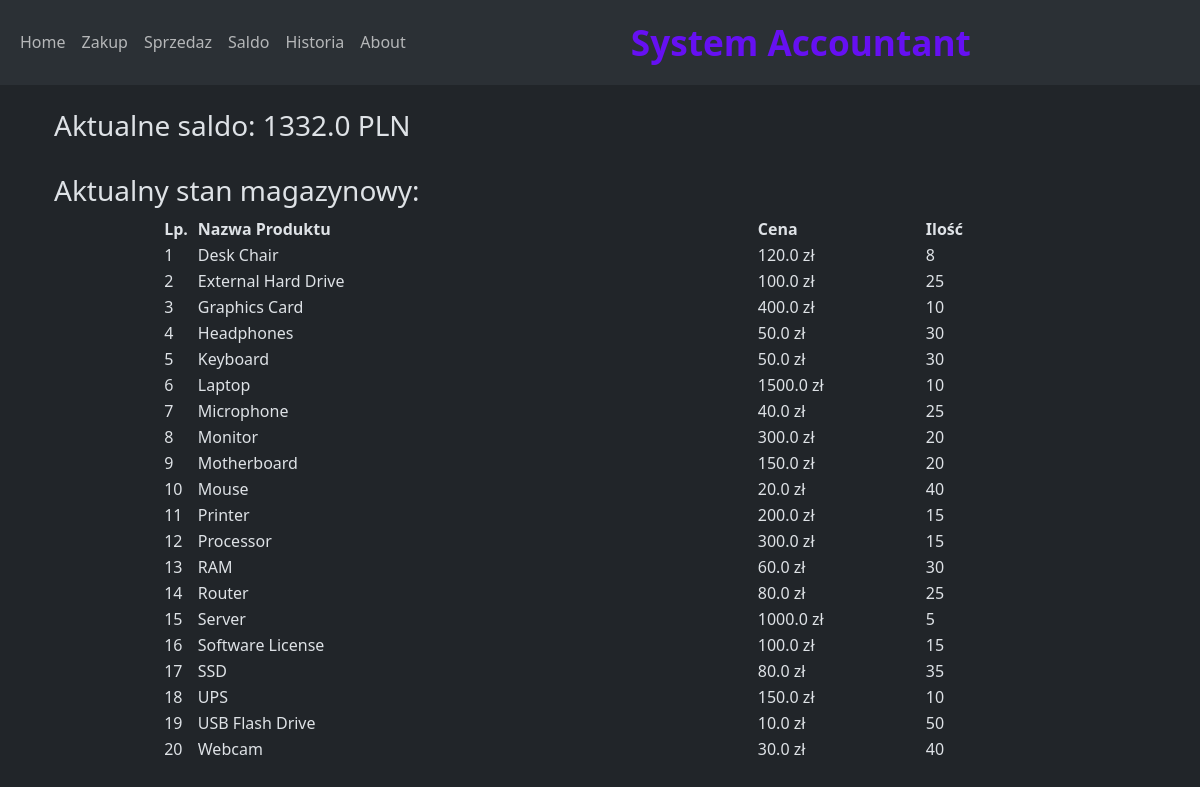
Before: / with the older database file.
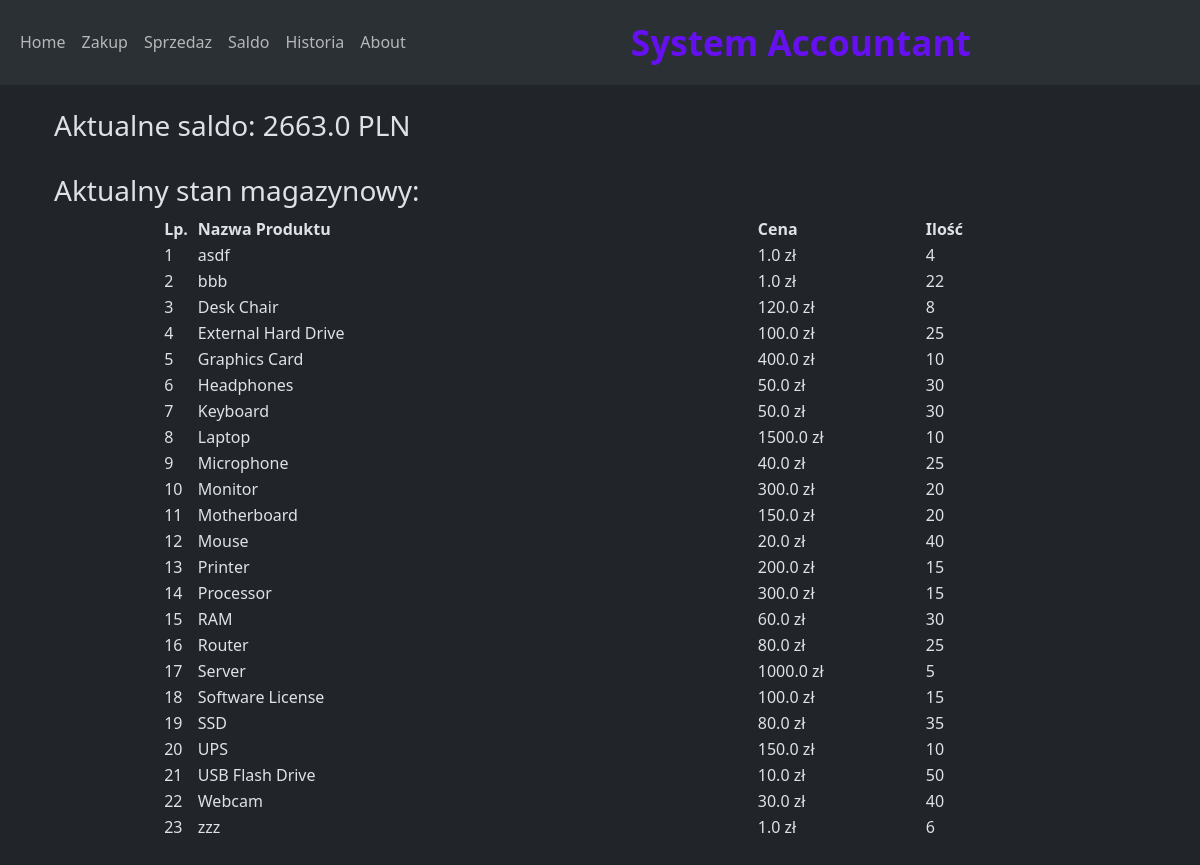
After: the same page with the newer database file.
### app.py (models this page shows)
class Saldo(db.Model):
    id = db.Column(db.Integer, primary_key=True)
    saldo = db.Column(db.Float)
    when = db.Column(db.DateTime, server_default=func.now())

class Inventory(db.Model):
    id = db.Column(db.Integer, primary_key=True)
    product = db.Column(db.String)
    price = db.Column(db.Float)
    quantity = db. Column(db.Integer)
    historia = relationship('History' , back_populates = 'inventory')

### app.py (the view)
@app.route('/')
def index():
    magazyn_stan = Inventory.query.all()
    magazyn_stan = sorted(Inventory.query.all() , key = lambda x: x.product.lower())
    konto = Saldo.query.order_by(Saldo.id.desc()).first()
    if konto is None:
        konto = 0
    else:
        konto = konto.saldo
    return render_template('index.html', konto=konto, magazyn=magazyn_stan)

### templates/index.html (shortened to what this page needs)
{% extends "base.html" %}
{% block content %}
<div class="container">
<h3>Aktualne saldo:  {{ konto }} PLN</h3>
<br>
        <h3>Aktualny stan magazynowy: </h3>
    <table  style="width:80%" align="center">
        <tr>
            <th style="width:3%">Lp.</th>
            <th style="width:50%">Nazwa Produktu</th>
            <th style="width:15%">Cena</th>
            <th style="width:10%">Ilość</th>
        </tr>
        {% for produkt in magazyn %}
        <tr>
            <td>{{ loop.index }}</td>
            <td>{{ produkt.product }}</td>
            <td>{{ produkt.price }} zł</td>
            <td>{{ produkt.quantity }}</td>
        </tr>
        {% endfor %}
    </table><br>
    <br>
</div>
{% endblock %}

Changed rows visible on the page:
no longer on this page (row unchanged): Saldo: saldo "1332.0"
added Saldo: saldo "2663.0"
added Inventory: product "asdf", price "1.0", quantity "4"
added Inventory: product "bbb", price "1.0", quantity "22"
added Inventory: product "zzz", price "1.0", quantity "6"
